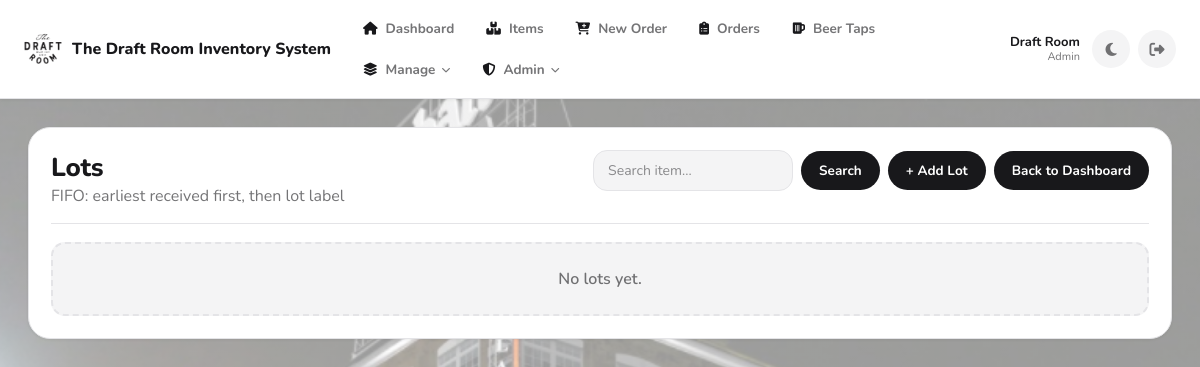
/lots (signed in), run on the app's committed database.
### app.py (models this page shows, shortened)
class AppSetting(db.Model):
    __tablename__ = "app_settings"
    key = db.Column(db.String(60), primary_key=True)
    value = db.Column(db.String(400), nullable=True)

class User(db.Model):
    __tablename__ = "users"
    id = db.Column(db.Integer, primary_key=True)
    username = db.Column(db.String(80), unique=True, nullable=False)
    first_name = db.Column(db.String(80), nullable=True)
    last_name = db.Column(db.String(80), nullable=True)
    password_hash = db.Column(db.String(255), nullable=False)
    role = db.Column(db.String(20), nullable=False, default="staff")  # Backward compatibility
    role_id = db.Column(db.Integer, db.ForeignKey('roles.id'), nullable=True)  # New: reference to Role
    is_active = db.Column(db.Boolean, nullable=False, default=True)
    created_at = db.Column(db.DateTime, nullable=False, default=utcnow)
    role_obj = db.relationship('Role', backref='users')
    def display_name(self) -> str:
        full = f"{(self.first_name or '').strip()} {(self.last_name or '').strip()}".strip()
        return full if full else self.username
    def get_role_name(self):
        if self.role_obj:
            return self.role_obj.name
        return self.role

### app.py (the view)
@app.get("/lots")
def view_all_lots():
    guard = require_view_access()
    if guard:
        return guard
    q = (request.args.get("q") or "").strip()
    category_filter = (request.args.get("category") or "").strip()
    storage_filter = (request.args.get("storage") or "").strip()
    state_filter = (request.args.get("state") or "").strip()
    query = InventoryLot.query.filter(InventoryLot.is_consumed == False)
    if q or category_filter:
        query = query.join(Item)
        if q:
            query = query.filter(Item.name.ilike(f"%{q}%"))
        if category_filter:
            query = query.filter(Item.category == category_filter)
    if storage_filter:
        query = query.filter(InventoryLot.storage == storage_filter)
    if state_filter:
        query = query.filter(InventoryLot.state == state_filter)
    lots = (
        query
        .order_by(
            InventoryLot.received_date.asc(),
            InventoryLot.lot_number.asc().nulls_last(),
            InventoryLot.id.asc()
        )
        .all()
    )
    lot_rows = []
    for lot in lots:
        item = Item.query.get(lot.item_id)
        if not item:
            continue
        exp = compute_lot_expiration(item, lot)
        lot_rows.append({
            "lot": lot,
            "item": item,
            "expires_on": exp,
            "days_left": days_left(exp),
            "units": int(round(lot.quantity or 1.0)) if is_initial_state(item, lot.state) else int(lot.count_units or 0)
        })
    categories = db.session.execute(
        text("SELECT DISTINCT category FROM items ORDER BY category")
    ).fetchall()
    category_list = [row[0] for row in categories if row[0]]
    storage_list = [row[0] for row in db.session.execute(
        text("SELECT DISTINCT storage FROM inventory_lots WHERE storage IS NOT NULL ORDER BY storage")
    ).fetchall() if row[0]]
    state_list = [row[0] for row in db.session.execute(
        text("SELECT DISTINCT state FROM inventory_lots WHERE state IS NOT NULL ORDER BY state")
    ).fetchall() if row[0]]
    return render_template(
        "lots.html",
        lot_rows=lot_rows,
        q=q,
        category_filter=category_filter,
        storage_filter=storage_filter,
        state_filter=state_filter,
        categories=category_list,
        storage_options=storage_list,
        state_options=state_list,
    )

### app.py (called while the page is built)
@app.after_request
def add_security_headers_response(response):
    response.headers["X-Frame-Options"] = "SAMEORIGIN"
    response.headers["X-XSS-Protection"] = "1; mode=block"
    response.headers["X-Content-Type-Options"] = "nosniff"
    response.headers["Content-Security-Policy"] = (
        "default-src 'self'; "
        "script-src 'self' 'unsafe-inline' https://cdnjs.cloudflare.com; "
        "style-src 'self' 'unsafe-inline' https://cdnjs.cloudflare.com; "
        "font-src 'self' https://cdnjs.cloudflare.com; "
        "img-src 'self' data:; "
        "connect-src 'self'; "
        "frame-ancestors 'self'"
    )
    response.headers["Referrer-Policy"] = "strict-origin-when-cross-origin"
    response.headers["Permissions-Policy"] = (
        "geolocation=(), "
        "microphone=(), "
        "camera=(), "
        "payment=()"
    )
    return response

def utcnow() -> datetime:
    return datetime.now(timezone.utc)

def current_user() -> Optional["User"]:
    uid = session.get("user_id")
    if not uid:
        return None
    try:
        return User.query.get(int(uid))
    except Exception:
        return None

def current_user_role() -> str:
    if session.get("break_glass_admin") is True:
        return "admin"
    u = current_user()
    if not u:
        return ""
    return (u.role or "").lower()

def is_logged_in() -> bool:
    return (session.get("break_glass_admin") is True) or (session.get("user_id") is not None)

def can_manage_users() -> bool:
    u = current_user()
    if not u:
        return False
    if session.get("break_glass_admin") is True:
        return True
    if u.role_id:
        role = Role.query.get(u.role_id)
        if role and role.is_admin:
            return True
    if u.role == "admin":
        return True
    return False

def can_edit_inventory() -> bool:
    if session.get("break_glass_admin") is True:
        return True
    u = current_user()
    if not u:
        return False
    if u.role_id:
        role = Role.query.get(u.role_id)
        if role and role.has_permission("can_edit_items"):
            return True
    if u.role == "admin":
        return True
    return False

def require_view_access():
    if not is_logged_in():
        return redirect("/login")
    if session.get("break_glass_admin") is True:
        return None
    if not can_view_inventory():
        session.clear()
        flash("Access denied.", "error")
        return redirect("/login")
    return None

### templates/lots.html
{% extends "base.html" %}
{% block content %}
<section class="card">
  <div class="cardhead">
    <div>
      <h1>Lots</h1>
      <span class="muted">FIFO: earliest received first, then lot label</span>
    </div>
    <div class="actions">
      <form method="GET" action="/lots" class="inline">
        <input class="input" name="q" placeholder="Search item..." value="{{ q or '' }}">
        <button class="btn" type="submit">Search</button>
      </form>
      {% if can_edit_inventory %}
        <a class="btn primary" href="/items" title="Pick an item, then use its Receive Boxes form">+ Add Lot</a>
      {% endif %}
      <a class="btn" href="/">Back to Dashboard</a>
    </div>
  </div>
  {% if lots and lots|length > 0 %}
    <div class="table">
      <div class="row head" style="grid-template-columns: 1.2fr .7fr .7fr .6fr .6fr .6fr;">
        <div>Item</div><div>Label</div><div>Received</div><div>Storage</div><div>State</div><div></div>
      </div>
      {% for l in lots %}
        <div class="row" style="grid-template-columns: 1.2fr .7fr .7fr .6fr .6fr .6fr;">
          <div class="strong">{{ l.item.name }}</div>
          <div class="muted">{{ l.lot_label or '—' }}</div>
          <div class="muted">{{ l.received_date }}</div>
          <div class="muted">{{ l.storage }}</div>
          <div class="muted">{{ l.state }}</div>
          <div class="row-actions">
            <a class="btn small" href="/lots/{{ l.id }}">View</a>
            {% if can_edit_inventory %}
              <a class="btn small" href="/lots/{{ l.id }}/edit">Edit</a>
              <form method="POST" action="/lots/{{ l.id }}/delete" class="inline">
                <button class="btn small danger" type="submit" onclick="return confirm('Delete this lot?')">Delete</button>
              </form>
            {% endif %}
          </div>
        </div>
      {% endfor %}
    </div>
  {% else %}
    <div class="empty">No lots yet.</div>
  {% endif %}
</section>
{% endblock %}

### templates/base.html (shortened to what this page needs)
<!DOCTYPE html>
<html lang="en">
<head>
  <link rel="stylesheet" href="/static/style.css?v={{ asset_v }}">
  <link rel="stylesheet" href="https://cdnjs.cloudflare.com/ajax/libs/font-awesome/6.4.0/css/all.min.css">
</head>
<body class="app-body">
  <header class="navbar">
    <div class="navbar-inner">
      <a href="/" class="navbar-brand">
        <img src="{{ url_for('static', filename='favicon-96x96.png') }}" alt="{{ business_name }}" class="navbar-logo">
        <span>{{ business_name }} Inventory System</span>
      </a>
      <nav class="navbar-nav">
        <a href="/" class="navlink2 {% if request.path == '/' %}active{% endif %}">
          <i class="fas fa-house"></i><span>Dashboard</span>
        </a>
        <a href="/items" class="navlink2 {% if request.path.startswith('/items') or request.path.startswith('/category') %}active{% endif %}">
          <i class="fas fa-boxes-stacked"></i><span>Items</span>
        </a>
        <a href="/order" class="navlink2 {% if request.path == '/order' %}active{% endif %}">
          <i class="fas fa-cart-plus"></i><span>New Order</span>
        </a>
        <a href="/orders" class="navlink2 {% if request.path.startswith('/orders') or (request.path.startswith('/order/') and request.path != '/order') %}active{% endif %}">
          <i class="fas fa-clipboard-list"></i><span>Orders</span>
        </a>
        <a href="/beers/dashboard" class="navlink2 {% if '/beers' in request.path %}active{% endif %}">
          <i class="fas fa-beer-mug-empty"></i><span>Beer Taps</span>
        </a>
        {% if can_edit_inventory %}
        <div class="navdd">
          <button type="button" class="navlink2 navdd-toggle {% if request.path.startswith('/suppliers') or request.path.startswith('/users') or request.path.startswith('/settings') %}active{% endif %}">
            <i class="fas fa-layer-group"></i><span>Manage</span><i class="fas fa-chevron-down navdd-caret"></i>
          </button>
        </div>
        {% endif %}
        {% if can_manage_users %}
        <div class="navdd">
          <button type="button" class="navlink2 navdd-toggle {% if request.path.startswith('/audit') or request.path.startswith('/admin/roles') %}active{% endif %}">
            <i class="fas fa-shield-halved"></i><span>Admin</span><i class="fas fa-chevron-down navdd-caret"></i>
          </button>
        </div>
        {% endif %}
      </nav>
      <div class="navbar-actions">
        {% if current_user %}
        <div class="navbar-user">
          <span class="navbar-user-name">
            {% if current_user.first_name or current_user.last_name %}
              {{ current_user.first_name }} {{ current_user.last_name }}
            {% else %}
              {{ current_user.username }}
            {% endif %}
          </span>
          <span class="navbar-user-role">{{ auth_role_name.title() if auth_role_name else 'User' }}</span>
        </div>
        {% endif %}
        <button class="theme-toggle" id="themeToggle" title="Toggle light/dark theme">
        </button>
        <a href="/logout" class="logout-btn" title="Logout">
          <i class="fas fa-sign-out-alt"></i>
        </a>
      </div>
    </div>
  </header>
  <main class="main-content">
    <div class="page-content">
      {% block content %}{% endblock %}
    </div>
  </main>
</body>
</html>

### data on the page
AppSetting: value "The Draft Room"
User: first_name "Draft", last_name "Room", role "Admin"
